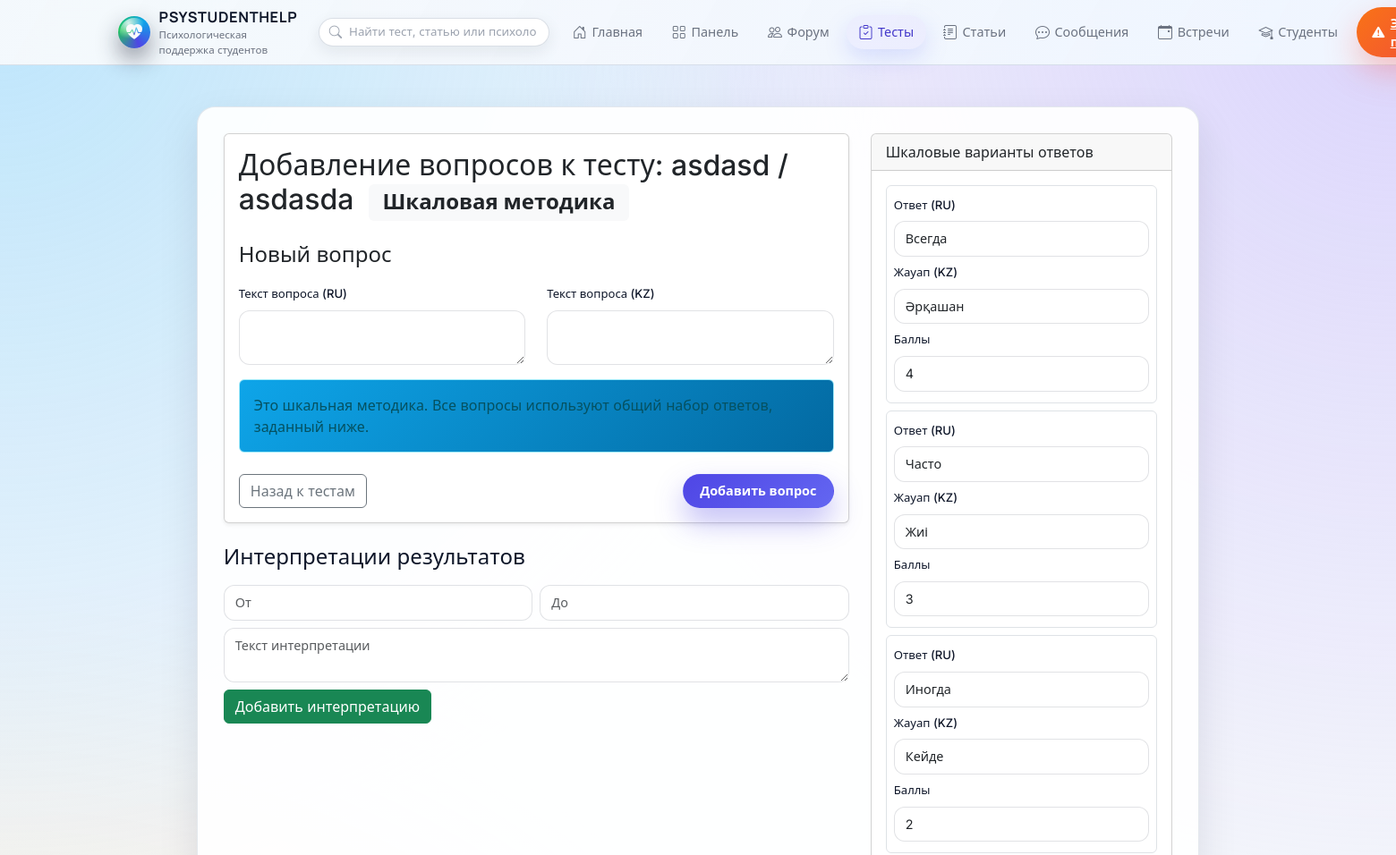
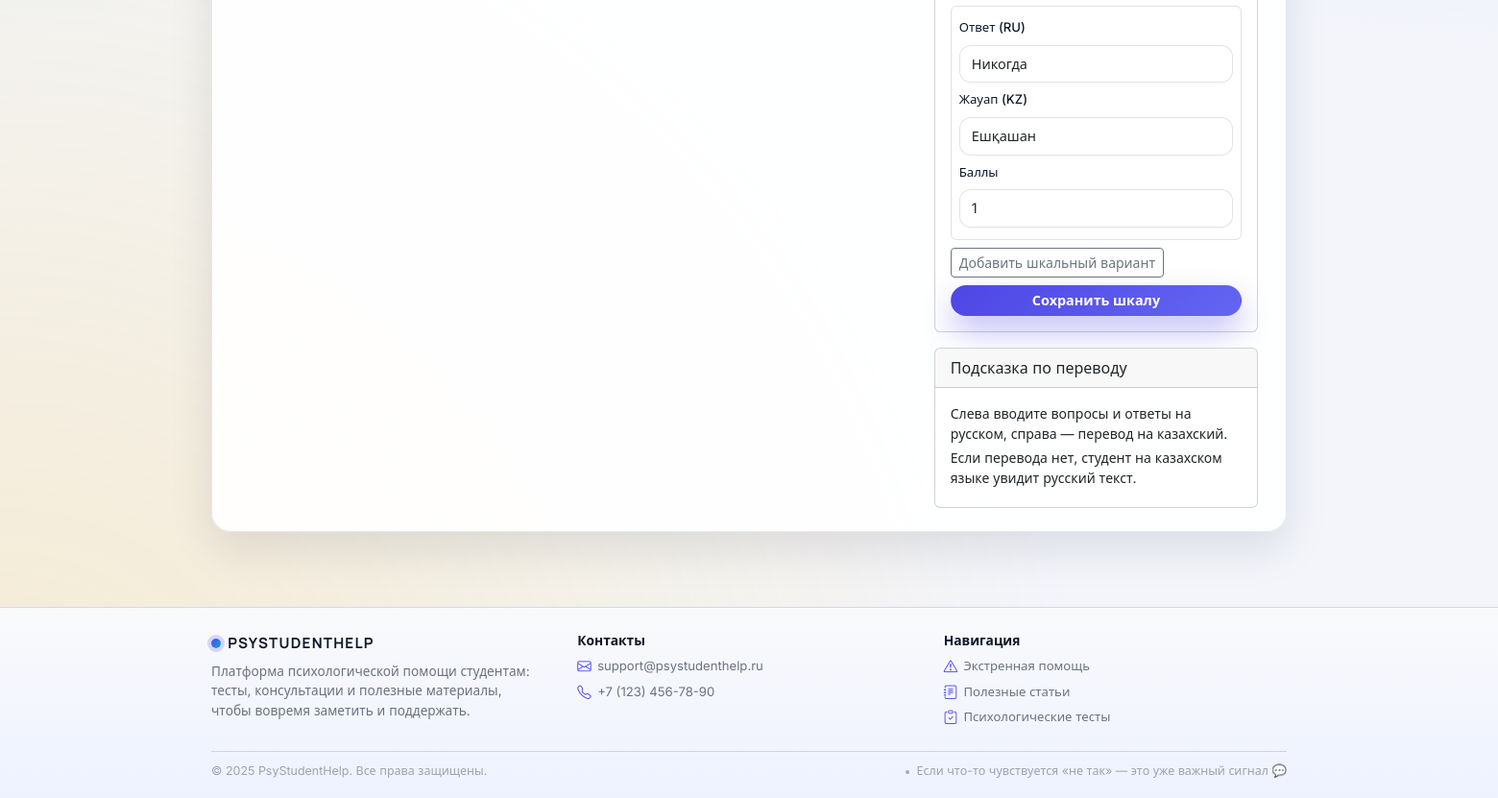
The page /tests/6/questions (signed in) on the database its author committed (2 pictures, top to bottom).
### models.py (models this page shows)
class Test(db.Model):
    __tablename__ = 'test'
    id = db.Column(db.Integer, primary_key=True)
    title = db.Column(db.String(200), nullable=False)
    description = db.Column(db.Text)
    title_kk = db.Column(db.String(200))        # может быть NULL
    description_kk = db.Column(db.Text)
    test_type = db.Column(db.String(20), nullable=False, default='classic')
    user_id = db.Column(db.Integer, db.ForeignKey('user.id'), nullable=False)
    created_at = db.Column(db.DateTime, default=datetime.utcnow)
    is_active = db.Column(db.Boolean, default=True)
    questions = db.relationship(
        'Question',
        backref='test',
        lazy=True,
        cascade='all, delete-orphan'
    )
    results = db.relationship(
        'TestResult',
        backref='test',
        lazy=True,
        cascade='all, delete-orphan'
    )
    interpretations = db.relationship(
        'TestInterpretation',
        backref='test',
        lazy=True,
        cascade='all, delete-orphan',
        order_by='TestInterpretation.min_score'
    )
    scale_options = db.relationship(
        'TestScaleOption',
        backref='test',
        lazy=True,
        cascade='all, delete-orphan',
        order_by='TestScaleOption.order_index'
    )

class TestScaleOption(db.Model):
    __tablename__ = 'test_scale_option'
    id = db.Column(db.Integer, primary_key=True)
    test_id = db.Column(db.Integer, db.ForeignKey('test.id'), nullable=False, index=True)
    order_index = db.Column(db.Integer, default=0)  # порядок отображения в шкале
    label_ru = db.Column(db.String(200), nullable=False)
    label_kk = db.Column(db.String(200))
    score = db.Column(db.Integer, nullable=False)

### main.py (the view, shortened to what this page needs)
@app.route('/tests/<int:test_id>/questions', methods=['GET', 'POST'])
@login_required
def add_questions(test_id):
    test = Test.query.get_or_404(test_id)
    if not is_psychologist() or test.user_id != current_user.id:
        abort(403)
    return render_template('add_questions.html', test=test)

### admin.py (called while the page is built)
@admin_bp.before_app_request
def _bootstrap_superadmin_once():
    flag = "SUPERADMIN_BOOTSTRAPPED"
    if not current_app.config.get(flag):
        try:
            ensure_initial_superadmin()
        finally:
            current_app.config[flag] = True

### main.py (called while the page is built)
@login_manager.user_loader
def load_user(user_id: str):
    try:
        return User.query.get(int(user_id))
    except (TypeError, ValueError):
        return None

def is_psychologist() -> bool:
    return current_user.is_authenticated and current_user.role == 'psychologist'

def get_current_user():
    return current_user if current_user.is_authenticated else None

### templates/add_questions.html (shortened to what this page needs)
{% extends "base.html" %}
{% block content %}
<div class="row">
  <div class="col-md-8">
    <div class="card shadow-sm mb-4">
      <div class="card-body">
        <h2 class="card-title mb-4">
          Добавление вопросов к тесту:
          {{ test.title }}{% if test.title_kk %} / {{ test.title_kk }}{% endif %}
          <span class="badge bg-light text-dark ms-2">
            {{ 'Обычный тест' if test.test_type=='classic' else 'Шкаловая методика' }}
          </span>
        </h2>
        <h4 class="mb-3">Новый вопрос</h4>
        <form method="POST" action="{{ url_for('add_questions', test_id=test.id) }}">
          <div class="row">
            <div class="col-md-6">
              <label for="text_ru" class="form-label">Текст вопроса (RU)</label>
              <textarea class="form-control" id="text_ru" name="text_ru" rows="2"></textarea>
            </div>
            <div class="col-md-6">
              <label for="text_kk" class="form-label">Текст вопроса (KZ)</label>
              <textarea class="form-control" id="text_kk" name="text_kk" rows="2"></textarea>
            </div>
          </div>
          {% if test.test_type == 'classic' %}
          <div class="mt-3">
            <label for="question_type" class="form-label">Тип вопроса</label>
            <select class="form-select" id="question_type" name="question_type" required>
              <option value="">-- Выберите тип --</option>
              <option value="text">Текстовый ответ</option>
              <option value="single_choice">Один вариант ответа</option>
              <option value="multiple_choice">Несколько вариантов ответа</option>
              <option value="scale_choice">Шкаловый (с вариантами и баллами)</option>
            </select>
          </div>
          <div id="options-container" class="mt-3" style="display:none">
            <label class="form-label">Варианты ответов</label>
            <div class="small text-muted mb-1">Слева — русский, справа — казахский, затем баллы.</div>
            <div id="options-list"></div>
            <button type="button" id="add-option" class="btn btn-sm btn-outline-secondary mt-2">
              Добавить вариант
            </button>
          </div>
          {% else %}
          <div class="alert alert-info mt-3">
            Это шкальная методика. Все вопросы используют общий набор ответов, заданный ниже.
          </div>
          {% endif %}
          <div class="d-flex justify-content-between mt-4">
            <a href="{{ url_for('tests') }}" class="btn btn-outline-secondary">
              Назад к тестам
            </a>
            <button type="submit" class="btn btn-primary">Добавить вопрос</button>
          </div>
        </form>
      </div>
    </div>
    <h4 class="mt-4">Интерпретации результатов</h4>
    <form method="POST" action="{{ url_for('add_interpretation', test_id=test.id) }}" class="mt-3">
      <div class="row g-2">
        <div class="col">
          <input type="number" name="min_score" class="form-control" placeholder="От" required>
        </div>
        <div class="col">
          <input type="number" name="max_score" class="form-control" placeholder="До" required>
        </div>
      </div>
      <textarea name="text" class="form-control mt-2" placeholder="Текст интерпретации" required></textarea>
      <button type="submit" class="btn btn-success mt-2">Добавить интерпретацию</button>
    </form>
  </div>
  <div class="col-md-4">
    {% if test.test_type == 'scale' %}
    <div class="card mb-3">
      <div class="card-header">
        Шкаловые варианты ответов
      </div>
      <div class="card-body">
        <form method="POST" action="{{ url_for('update_scale_options', test_id=test.id) }}">
          <div id="scale-options">
            {% for so in test.scale_options %}
            <div class="border rounded p-2 mb-2">
              <div class="mb-1">
                <label class="form-label small">Ответ (RU)</label>
                <input type="text" class="form-control form-control-sm" name="scale_label_ru[]" value="{{ so.label_ru }}">
              </div>
              <div class="mb-1">
                <label class="form-label small">Жауап (KZ)</label>
                <input type="text" class="form-control form-control-sm" name="scale_label_kk[]" value="{{ so.label_kk or '' }}">
              </div>
              <div class="mb-1">
                <label class="form-label small">Баллы</label>
                <input type="number" class="form-control form-control-sm" name="scale_score[]" value="{{ so.score }}">
              </div>
            </div>
            {% endfor %}
          </div>
          <button type="button" class="btn btn-sm btn-outline-secondary mb-2" id="add-scale-option">
            Добавить шкальный вариант
          </button>
          <button type="submit" class="btn btn-sm btn-primary w-100">
            Сохранить шкалу
          </button>
        </form>
      </div>
    </div>
    {% endif %}
    <div class="card">
      <div class="card-header">
        Подсказка по переводу
      </div>
      <div class="card-body small">
        <p class="mb-1">Слева вводите вопросы и ответы на русском, справа — перевод на казахский.</p>
        <p class="mb-1">Если перевода нет, студент на казахском языке увидит русский текст.</p>
      </div>
    </div>
  </div>
</div>
{% endblock %}

### static/css/style.css (style rules this page uses)
:root { --app-bg: #f3f5fb; --app-bg-alt: #e9edf9; --app-bg-soft: #f9fafb; --app-surface: #ffffff; --app-surface-soft: rgba(255, 255, 255, 0.92); --app-border-subtle: rgba(148, 163, 184, 0.25); --app-border-strong: rgba(15, 23, 42, 0.12); --app-primary: #4f46e5; --app-primary-soft: rgba(79, 70, 229, 0.09); --app-primary-strong: #4338ca; --app-accent: #f97316; --app-accent-soft: rgba(249, 115, 22, 0.08); --app-success: #22c55e; --app-danger: #ef4444; --app-warning: #eab308; --app-info: #0ea5e9; --app-text-main: #0f172a; --app-text-muted: #6b7280; --app-text-soft: #9ca3af; --app-radius-xl: 26px; --app-radius-lg: 20px; --app-radius-md: 14px; --app-radius-sm: 10px; --app-radius-pill: 999px; --app-shadow-soft: 0 18px 45px rgba(15, 23, 42, 0.10); --app-shadow-elevated: 0 28px 70px rgba(15, 23, 42, 0.18); --app-shadow-subtle: 0 10px 30px rgba(15, 23, 42, 0.06); --app-header-height: 72px; --app-transition-fast: 0.16s ease-out; --app-transition-med: 0.22s ease-out; }
*, *::before, *::after { box-sizing: border-box; }
html { scroll-behavior: smooth; }
body.app-shell { margin: 0; min-height: 100vh; display: flex; flex-direction: column; background: radial-gradient(circle at 0% 0%, rgba(125, 211, 252, 0.45) 0, transparent 42%), radial-gradient(circle at 100% 0%, rgba(196, 181, 253, 0.5) 0, transparent 42%), radial-gradient(circle at 0% 100%, rgba(251, 191, 36, 0.2) 0, transparent 48%), var(--app-bg); font-family: "Inter", system-ui, -apple-system, BlinkMacSystemFont, "Segoe UI", sans-serif; color: var(--app-text-main); }
.alert-info { background: linear-gradient(135deg, #0ea5e9, #0369a1); }
.form-control, .form-select { border-radius: 12px; border: 1px solid var(--app-border-strong); font-size: 0.9rem; padding: 0.5rem 0.75rem; background-color: #ffffff; }
.form-label { font-size: 0.82rem; font-weight: 500; color: var(--app-text-main); }
.btn-primary { background: linear-gradient(135deg, #4f46e5, #6366f1); border-color: transparent; border-radius: 999px; padding-inline: 1.15rem; font-weight: 600; font-size: 0.9rem; box-shadow: 0 16px 32px rgba(79, 70, 229, 0.35); }

### rows shown on the page
Test: title "asdasd", title_kk "asdasda", test_type "Шкаловая методика"
TestScaleOption: label_ru "Всегда", label_kk "Әрқашан", score "4"
TestScaleOption: label_ru "Часто", label_kk "Жиі", score "3"
TestScaleOption: label_ru "Иногда", label_kk "Кейде", score "2"
TestScaleOption: label_ru "Никогда", label_kk "Ешқашан", score "1"

### other values the page prints
{{ 2025 }} "2025"
